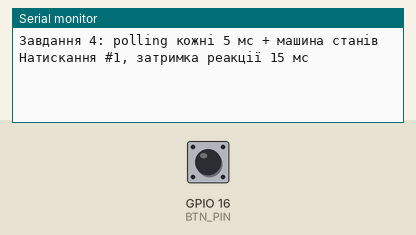
Recording of a program running on a simulated ESP32-S3. Shown: the last lines printed to the serial monitor. Inputs (shaded band) come from the test bench; at power-on: GPIO 16 (BTN_PIN) LOW.

Above: at 2.2 s.
2.3 s: GPIO 16 (BTN_PIN) pulled HIGH for 0.15 s
At 2.45 s:
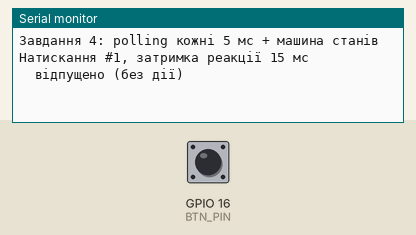
3.9 s: GPIO 16 (BTN_PIN) pulled HIGH for 1 s
At 6.1 s:
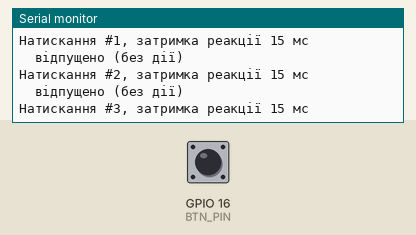
6.4 s: GPIO 16 (BTN_PIN) pulled HIGH for 0.15 s
At 7.0 s:
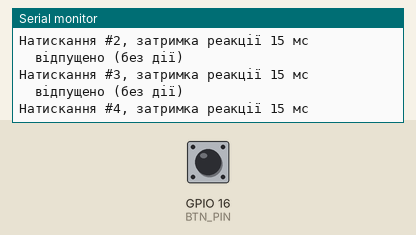
Timing chart, 0 to 9.4 s (numbered marks = the images above; inputs shaded):
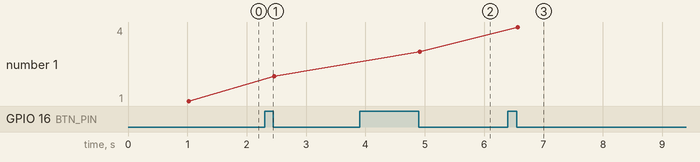

The program:

main.cpp
```cpp
// Завдання 4. Polling + debounce як машина станів (без переривань)
//
// Кнопку опитуємо кожні POLL_MS = 5 мс. Новий стан приймається лише тоді,
// коли STABLE_SAMPLES опитувань поспіль дали однаковий рівень (4 x 5 мс = 20 мс).
//
//   RELEASED --LOW--> MAYBE_PRESSED --4 x LOW--> PRESSED (дія!)
//   PRESSED --HIGH--> MAYBE_RELEASED --4 x HIGH--> RELEASED (без дії)
//   Будь-який «відскок» назад повертає у попередній стабільний стан.

#include <Arduino.h>

const uint8_t  BTN_PIN        = 16;  // GPIO16 -> кнопка -> GND, pull-up 10 кОм на 3V3
const uint32_t POLL_MS        = 5;   // період опитування
const uint8_t  STABLE_SAMPLES = 4;   // скільки однакових опитувань поспіль потрібно

enum ButtonState { RELEASED, MAYBE_PRESSED, PRESSED, MAYBE_RELEASED };

ButtonState state       = RELEASED;
uint8_t     stableCount = 0;
uint32_t    lastPollMs  = 0;
uint32_t    firstLowMs  = 0;   // для виміру затримки реакції
uint32_t    presses     = 0;

void setup() {
  Serial.begin(115200);
  pinMode(BTN_PIN, INPUT);      // підтяжка зовнішня 10 кОм; переривань немає
  delay(1000);
  Serial.println("Завдання 4: polling кожні 5 мс + машина станів");
  lastPollMs = millis();
}

void loop() {
  uint32_t now = millis();
  if (now - lastPollMs < POLL_MS) return;   // ще не час опитувати
  lastPollMs += POLL_MS;

  bool low = (digitalRead(BTN_PIN) == LOW);

  switch (state) {
    case RELEASED:
      if (low) {
        state = MAYBE_PRESSED;
        stableCount = 1;
        firstLowMs = now;
      }
      break;

    case MAYBE_PRESSED:
      if (!low) {
        state = RELEASED;                    // короткий сплеск, не натискання
      } else if (++stableCount >= STABLE_SAMPLES) {
        state = PRESSED;
        presses++;                           // ДІЯ: рівно один раз на натискання
        Serial.printf("Натискання #%lu, затримка реакції %lu мс\n",
                      (unsigned long)presses, (unsigned long)(now - firstLowMs));
      }
      break;

    case PRESSED:
      if (!low) {
        state = MAYBE_RELEASED;
        stableCount = 1;
      }
      break;

    case MAYBE_RELEASED:
      if (low) {
        state = PRESSED;                     // брязкіт при відпусканні
      } else if (++stableCount >= STABLE_SAMPLES) {
        state = RELEASED;
        Serial.println("  відпущено (без дії)");
      }
      break;
  }
}
```

Measured:
- after the input at 2.3 s, the serial monitor: prints a new line at once (image 1)
- after the input at 3.9 s, the serial monitor: prints a new line after 1.0 s (image 2)
- after the input at 6.4 s, the serial monitor: prints a new line after 0.17 s (image 3)
- plotted number 1: 1 → 2 after the input at 2.3 s, 2 → 3 after the input at 3.9 s, 3 → 4 after the input at 6.4 s
